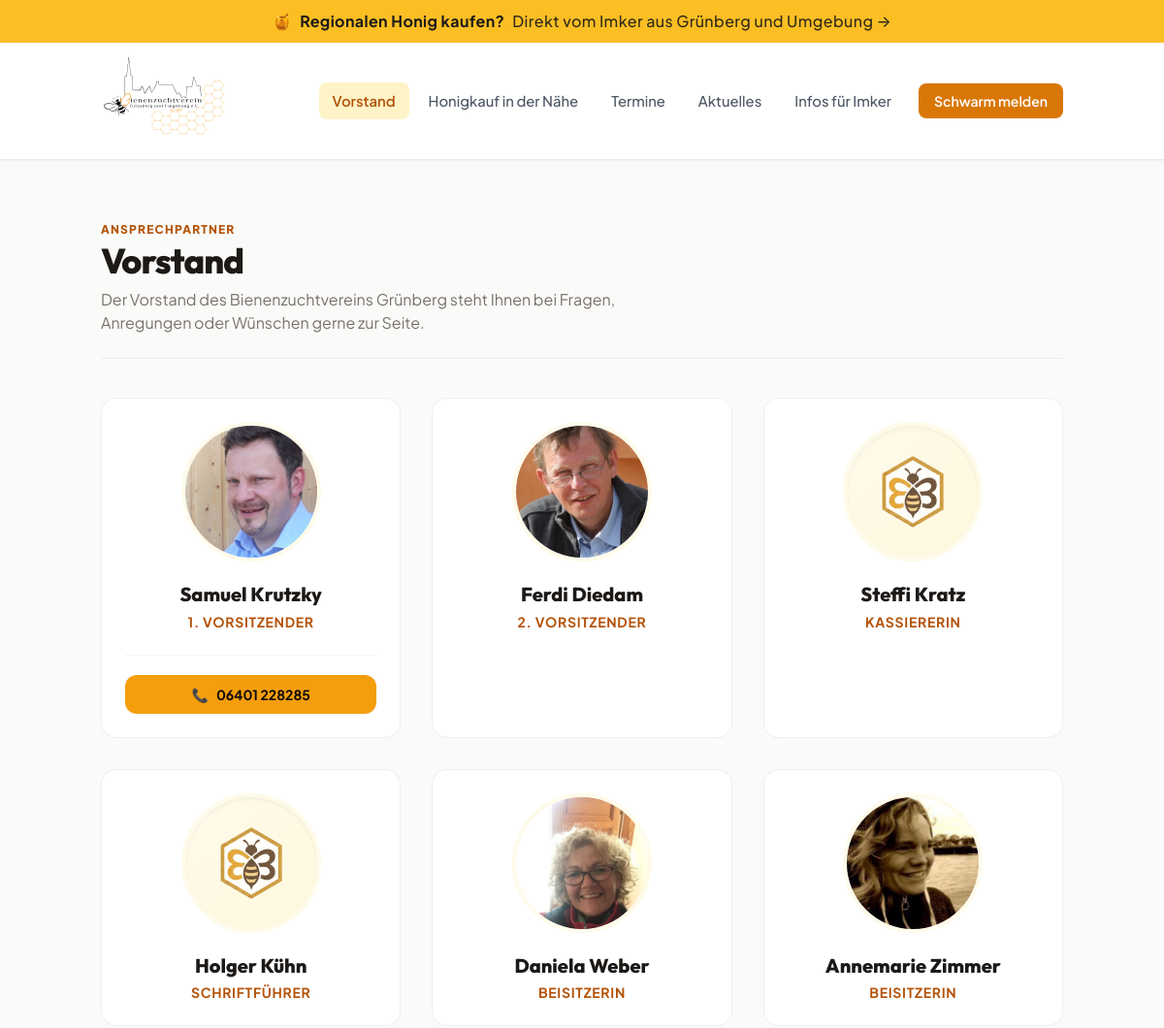
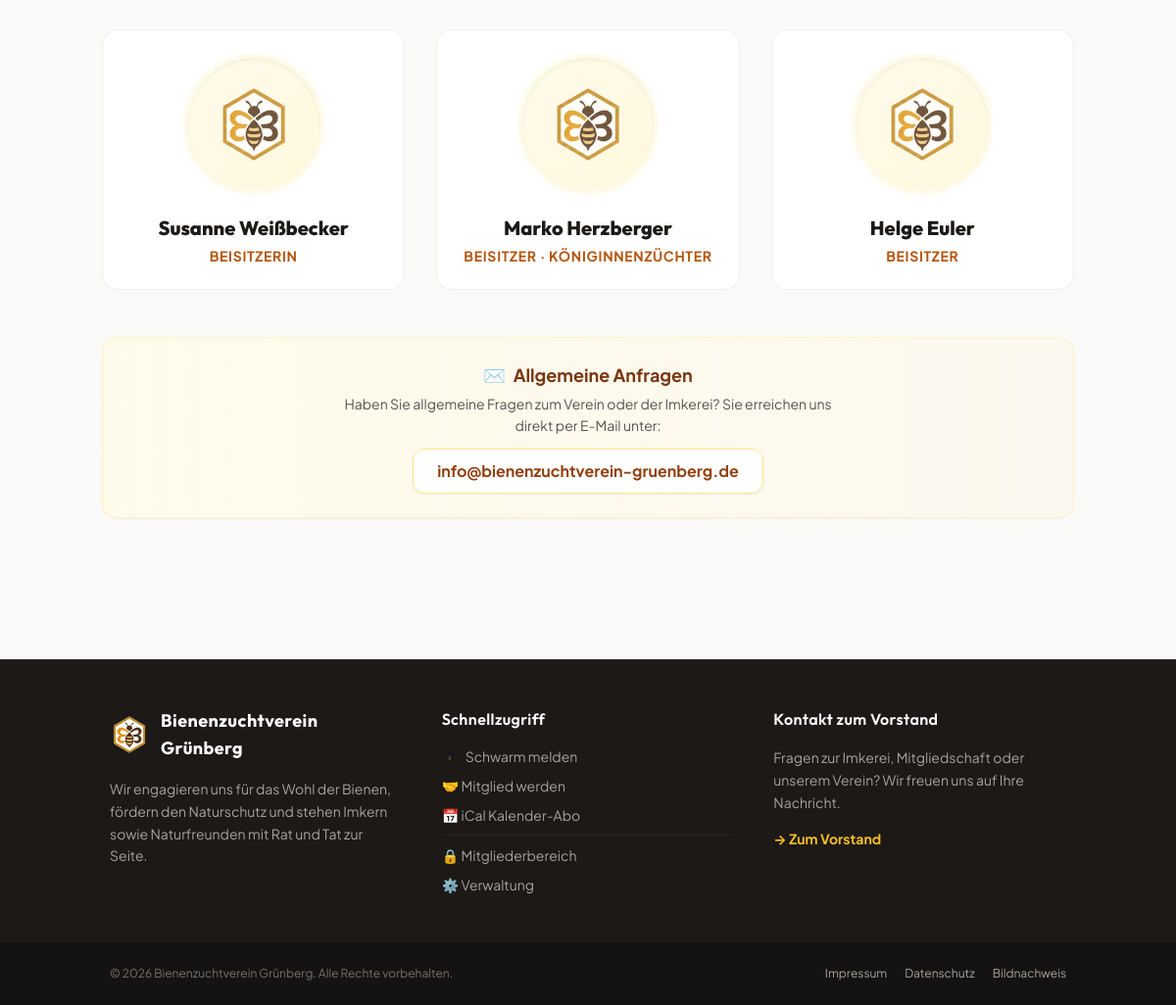
The page /vorstand.php on the database its author committed (2 pictures, top to bottom).
### tables this page shows
CREATE TABLE vorstand (
    id              INT UNSIGNED NOT NULL AUTO_INCREMENT,
    name            VARCHAR(128) NOT NULL,
    role            VARCHAR(128) NOT NULL,
    photo_path      VARCHAR(255) DEFAULT NULL,
    email           VARCHAR(128) DEFAULT NULL,
    phone           VARCHAR(64)  DEFAULT NULL,
    sort_order      INT NOT NULL DEFAULT 0,
    is_published    TINYINT(1) NOT NULL DEFAULT 1,
    PRIMARY KEY (id),
    KEY ix_vorstand_sort (is_published, sort_order)
);

### library/Database.php (called while the page is built, shortened)
<?php
final class Database
{
    private static ?PDO $pdo = null;
    public static function pdo(): PDO
    {
        if (self::$pdo !== null) {
            return self::$pdo;
        }
        if (defined('DB_SOCKET') && DB_SOCKET) {
            $dsn = sprintf('mysql:unix_socket=%s;dbname=%s;charset=utf8mb4', DB_SOCKET, DB_NAME);
        } else {
            $dsn = sprintf('mysql:host=%s;port=%d;dbname=%s;charset=utf8mb4',
                DB_HOST, DB_PORT, DB_NAME);
        }
        self::$pdo = new PDO($dsn, DB_USER, DB_PASS, [
            PDO::ATTR_ERRMODE            => PDO::ERRMODE_EXCEPTION,
            PDO::ATTR_DEFAULT_FETCH_MODE => PDO::FETCH_ASSOC,
            PDO::ATTR_EMULATE_PREPARES   => false,
            (defined('Pdo\Mysql::ATTR_INIT_COMMAND') ? \Pdo\Mysql::ATTR_INIT_COMMAND : PDO::MYSQL_ATTR_INIT_COMMAND)
                => 'SET NAMES utf8mb4 COLLATE utf8mb4_unicode_ci',
        ]);
        return self::$pdo;
    }
}

### library/Helpers.php (called while the page is built, shortened)
<?php
function h(?string $s): string
{
    return htmlspecialchars((string)$s, ENT_QUOTES | ENT_SUBSTITUTE, 'UTF-8');
}
function block(string $slug, string $default = ''): string
{
    static $cache = [];
    if (!array_key_exists($slug, $cache)) {
        try {
            $stmt = Database::pdo()->prepare("SELECT body FROM page_blocks WHERE slug = ?");
            $stmt->execute([$slug]);
            $cache[$slug] = $stmt->fetchColumn();
        } catch (Throwable $e) {
            $cache[$slug] = false;
        }
    }
    return $cache[$slug] !== false ? (string)$cache[$slug] : $default;
}
function tel_to_e164(string $tel, string $defaultCountryCode = '49'): string
{
    $t = preg_replace('/[^0-9+]/', '', $tel) ?? '';
    if (str_starts_with($t, '0'))  return '+' . $defaultCountryCode . substr($t, 1);
    return '+' . $t;
}
function lib_autoload(string $class): void
{
    $file = __DIR__ . '/' . $class . '.php';
}

### public/vorstand.php (the view, shortened to what this page needs)
<?php
$members = Database::pdo()->query(
    "SELECT id, name, role, photo_path, email, phone
       FROM vorstand
      WHERE is_published = 1
      ORDER BY sort_order ASC, id ASC"
)->fetchAll();
Templates::header('Vorstand', '/vorstand.php');
?>
<section class="max-w-5xl mx-auto px-4 py-12 md:py-16">
  <div class="border-b border-stone-200/60 pb-6 mb-10 flex items-end justify-between gap-4">
    <div>
      <div class="text-xs uppercase tracking-widest text-honey-700 font-extrabold mb-1" data-edit-resource="page_blocks" data-edit-id="vorstand.eyebrow">
        <?= h(block('vorstand.eyebrow', 'Ansprechpartner')) ?>
      </div>
      <h1 class="text-3xl md:text-4xl font-display font-extrabold text-stone-900 tracking-tight" data-edit-resource="page_blocks" data-edit-id="vorstand.title">
        <?= h(block('vorstand.title', 'Vorstand')) ?>
      </h1>
      <p class="text-stone-500 mt-2 text-base max-w-xl" data-edit-resource="page_blocks" data-edit-id="vorstand.subtitle">
        <?= h(block('vorstand.subtitle', 'Der Vorstand des Bienenzuchtvereins Grünberg steht Ihnen bei Fragen, Anregungen oder Wünschen gerne zur Seite.')) ?>
      </p>
    </div>
  </div>
  <?php if (!$members): ?>
    <div class="bg-white border border-stone-200/60 rounded-2xl p-8 text-center shadow-sm">
      <span class="text-3xl">👥</span>
      <p class="text-stone-500 mt-2 font-medium" data-edit-resource="page_blocks" data-edit-id="vorstand.empty">
        <?= h(block('vorstand.empty', 'Aktuell sind keine Vorstandsmitglieder eingetragen.')) ?>
      </p>
    </div>
  <?php else: ?>
    <div class="grid sm:grid-cols-2 md:grid-cols-3 gap-8">
      <?php foreach ($members as $m): ?>
        <div class="bg-white border border-stone-200/60 rounded-2xl p-6 text-center hover:border-honey-200 hover:shadow-md transition-all duration-300 flex flex-col justify-between group" data-edit-resource="vorstand" data-edit-id="<?= (int)$m['id'] ?>">
          <div>
            <?php if ($m['photo_path']): ?>
              <div class="relative w-36 h-36 mx-auto rounded-full overflow-hidden border-4 border-amber-50 shadow-inner group-hover:scale-102 transition-transform duration-300">
                <img src="/bilder/<?= h($m['photo_path']) ?>" alt=""
                     class="w-full h-full object-cover">
              </div>
            <?php else: ?>
              <div class="w-36 h-36 rounded-full mx-auto bg-gradient-to-br from-amber-50 to-amber-100/60 border-4 border-amber-50 flex items-center justify-center shadow-inner group-hover:scale-102 transition-transform duration-300">
                <img src="/assets/favicon.png" alt="" class="w-20 h-20 object-contain opacity-80" width="256" height="256">
              </div>
            <?php endif; ?>
            <h2 class="font-display font-extrabold text-stone-900 text-xl mt-5 leading-snug"><?= h($m['name']) ?></h2>
            <div class="text-honey-700 font-bold text-sm uppercase tracking-wider mt-1"><?= h($m['role']) ?></div>
          </div>
          <?php if ($m['email'] || $m['phone']): ?>
            <div class="mt-6 pt-5 border-t border-stone-100 flex flex-col gap-2">
              <?php if ($m['phone']): ?>
                <a href="tel:<?= h(tel_to_e164($m['phone'])) ?>"
                   class="flex items-center justify-center gap-2 bg-amber-500 hover:bg-amber-600 text-stone-950 font-bold py-2.5 px-4 rounded-xl text-sm shadow-sm transition-all active:scale-98">
                  <span>📞</span> <span><?= h($m['phone']) ?></span>
                </a>
              <?php endif; ?>
            </div>
          <?php endif; ?>
        </div>
      <?php endforeach; ?>
    </div>
  <?php endif; ?>
  <?php $kontaktMail = block('vorstand.kontakt.email', SCHWARM_MAIL_TO); ?>
  <div class="mt-12 bg-gradient-to-r from-amber-50 to-amber-100/20 border border-amber-200/40 rounded-2xl p-6 text-center shadow-sm">
    <div class="text-lg font-bold text-honey-900 flex items-center justify-center gap-2"
         data-edit-resource="page_blocks" data-edit-id="vorstand.kontakt.title">
      <span>✉️</span> <?= h(block('vorstand.kontakt.title', 'Allgemeine Anfragen')) ?>
    </div>
    <p class="text-stone-600 text-sm mt-1 max-w-lg mx-auto leading-relaxed"
       data-edit-resource="page_blocks" data-edit-id="vorstand.kontakt.text">
      <?= h(block('vorstand.kontakt.text', 'Haben Sie allgemeine Fragen zum Verein oder der Imkerei? Sie erreichen uns direkt per E-Mail unter:')) ?>
    </p>
    <div data-edit-resource="page_blocks" data-edit-id="vorstand.kontakt.email" class="mt-3">
      <a href="mailto:<?= h($kontaktMail) ?>"
         class="inline-block bg-white border border-amber-200 hover:bg-honey-50 text-honey-800 font-bold px-6 py-2.5 rounded-xl shadow-sm transition-all active:scale-98">
        <?= h($kontaktMail) ?>
      </a>
    </div>
  </div>
</section>

### library/Templates.php (style rules this page uses)
body { text-rendering: optimizeLegibility; -webkit-font-smoothing: antialiased; }

### rows shown on the page
vorstand: photo_path (picture), name "Samuel Krutzky", role "1. VORSITZENDER", phone "06401 228285"
vorstand: photo_path (picture), name "Ferdi Diedam", role "2. VORSITZENDER"
vorstand: name "Steffi Kratz", role "KASSIERERIN"
vorstand: name "Holger Kühn", role "SCHRIFTFÜHRER"
vorstand: photo_path (picture), name "Daniela Weber", role "BEISITZERIN"
vorstand: photo_path (picture), name "Annemarie Zimmer", role "BEISITZERIN"
vorstand: name "Susanne Weißbecker", role "BEISITZERIN"
vorstand: name "Marko Herzberger", role "BEISITZER · KÖNIGINNENZÜCHTER"
vorstand: name "Helge Euler", role "BEISITZER"

### other values the page prints
block('banner.honig.text', 'Regionalen Honig kaufen?') "Regionalen Honig kaufen?"
block('vorstand.eyebrow', 'Ansprechpartner') "ANSPRECHPARTNER"
block('vorstand.title', 'Vorstand') "Vorstand"
block('vorstand.kontakt.title', 'Allgemeine Anfragen') "Allgemeine Anfragen"
$kontaktMail "info@bienenzuchtverein-gruenberg.de"
SITE_NAME "Bienenzuchtverein Grünberg"
block('footer.quicklinks.title', 'Schnellzugriff') "Schnellzugriff"
block('footer.kontakt.title', 'Kontakt zum Vorstand') "Kontakt zum Vorstand"
